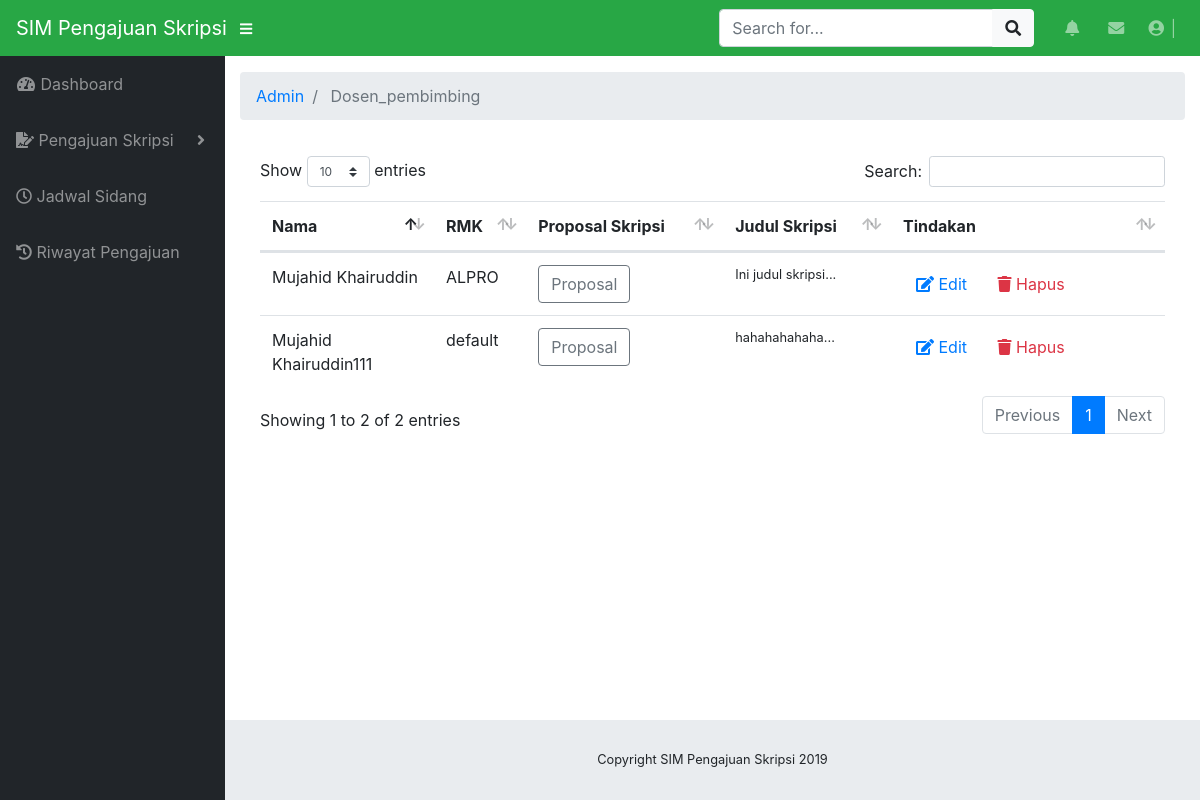
Page /index.php/admin/dosen_pembimbing on the committed database.
### tables this page shows
CREATE TABLE `products` (
  `product_id` varchar(64) NOT NULL,
  `name` varchar(255) NOT NULL,
  `price` varchar(30) NOT NULL DEFAULT 'default',
  `image` varchar(255) NOT NULL DEFAULT 'default.jpg',
  `description` text NOT NULL,
  `status` varchar(20) NOT NULL DEFAULT 'Menunggu',
  `dosbing1` varchar(50) NOT NULL DEFAULT 'Belum Ditentukan',
  `dosbing2` varchar(50) NOT NULL DEFAULT 'Belum Ditentukan'
);

### application/controllers/admin/Dosen_Pembimbing.php (called while the page is built, shortened)
<?php
class Dosen_Pembimbing extends CI_Controller
{
    public function __construct()
    {
        $this->load->model("product_model");
        $this->load->library('form_validation');
    }
    public function index()
    {
        $data["products"] = $this->product_model->getAll();
        $this->load->view("admin/product/list_kaprodi", $data);
    }
}

### index.php (called while the page is built, shortened)
<?php
require_once BASEPATH.'core/CodeIgniter.php';

### application/models/Product_model.php (called while the page is built, shortened)
<?php defined('BASEPATH') OR exit('No direct script access allowed');
class Product_model extends CI_Model
{
    private $_table = "products";
    public function getAll()
    {
        return $this->db->get($this->_table)->result();
    }
}

### application/views/admin/product/list_kaprodi.php (the view, shortened to what this page needs)
<!DOCTYPE html>
<html lang="en">
<head>
</head>
<body id="page-top">
	<div id="wrapper">
		<div id="content-wrapper">
			<div class="container-fluid">
					<div class="card-body">
						<div class="table-responsive">
							<table class="table table-hover" id="dataTable" width="100%" cellspacing="0">
								<thead>
									<tr>
										<th>Nama</th>
										<th>RMK</th>
										<th>Proposal Skripsi</th>
										<th>Judul Skripsi</th>
										<th>Tindakan</th>
									</tr>
								</thead>
								<tbody>
									<?php foreach ($products as $product): ?>
									<tr>
										<td width="150">
											<?php echo $product->name ?>
										</td>
										<td>
											<?php echo $product->price ?>
										</td>
										<td>
											<a href="<?php echo base_url('upload/product/'.$product->image) ?>" class="btn btn-outline-secondary" role="button" aria-pressed="true">Proposal</a>
										</td>
										<td class="small">
											<?php echo substr($product->description, 0, 120) ?>...</td>
										<td width="250">
											<a href="<?php echo site_url('admin/dosen_pembimbing/edit/'.$product->product_id) ?>"
											 class="btn btn-small"><i class="fas fa-edit"></i> Edit</a>
											<a onclick="deleteConfirm('<?php echo site_url('admin/dosen_pembimbing/delete/'.$product->product_id) ?>')"
											 href="#!" class="btn btn-small text-danger"><i class="fas fa-trash"></i> Hapus</a>
										</td>
									</tr>
									<?php endforeach; ?>
								</tbody>
							</table>
						</div>
					</div>
				</div>
			</div>
		</div>
</body>
</html>

### css/sb-admin.css (style rules this page uses)
html { position: relative; min-height: 100%; }
body { height: 100%; }
#wrapper { display: -webkit-box; display: -ms-flexbox; display: flex; }
#wrapper #content-wrapper { overflow-x: hidden; width: 100%; padding-top: 1rem; padding-bottom: 80px; }
:root { --input-padding-x: 0.75rem; --input-padding-y: 0.75rem; }

### rows in the picture
products: name "Mujahid Khairuddin", price "ALPRO", description "Ini judul skripsi"
products: name "Mujahid Khairuddin111", price "default", description "hahahahahaha"

### other values in the picture
SITE_NAME "SIM Pengajuan Skripsi"
$segment "Admin"
$segment "Dosen_pembimbing"
Date('Y') "2019"
